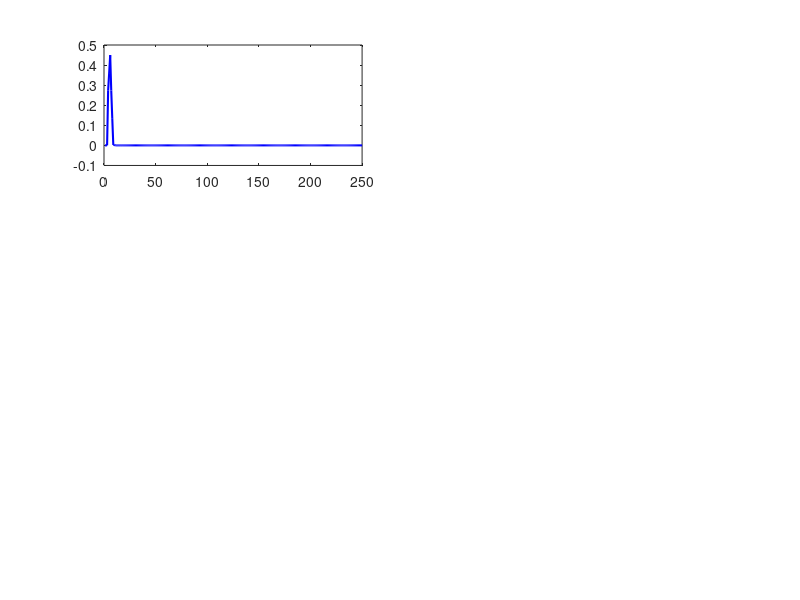

This figure's MATLAB source: (Note: this script raises an error after producing the figure.)
clc; clear;

% ===== پارامترهای واقعی =====
A = [0 1 0;
     0.01 0 1;
     0    0 0];
B = [1; 0; 2];
C = [1 0 0];

% ===== تنظیمات =====
T = 250;
n = 3;
x = zeros(n, T);
y = zeros(1, T);
u = randn(1, T);   % ورودی تصادفی

% ===== تولید داده خروجی =====
for t = 2:T
    x(:,t) = A * x(:,t-1) + B * u(t-1);
    y(t) = C * x(:,t);
end

% ===== الگوریتم RLS =====
theta_hat = zeros(6, 1);       % [a11; a21; a31; b1; b2; b3]
theta_history = zeros(6, T);
P = 100 * eye(6);              % مقدار اولیه

Phi_all = zeros(6, T-3);       % برای بررسی تحریک پایدار

for t = 4:T
    phi = [y(t-1); y(t-2); y(t-3); u(t-1); u(t-2); u(t-3)];
    phit = phi';
    Phi_all(:, t-3) = phi;     % ذخیره برای بررسی تحریک پایدار

    e = y(t) - phit * theta_hat;
    denom = 1 + phit * P * phi;
    
    theta_hat = theta_hat + (P * phi) * (e / denom);
    P = P - (P * phi * phit * P) / denom;

    theta_history(:,t) = theta_hat;
end

% ===== نمایش خروجی =====
disp('تخمین نهایی پارامترها با RLS:')
disp('theta_hat = [a11; a21; a31; b1; b2; b3]')
disp(theta_hat)

% ===== بررسی 1: همگرایی پارامترها =====
labels = {'a11','a21','a31','b1','b2','b3'};
theta_real = [0; 0.01; 0; 1; 0; 2];

figure;
for i = 1:6
    subplot(3,2,i)
    plot(1:T, theta_history(i,:), 'b', 'LineWidth', 1.5); hold on
    yline(theta_real(i), 'k--', 'LineWidth', 1.2);
    xlabel('Time step'); ylabel(labels{i});
    legend('Estimated','True'); grid on
    title(['تخمین ', labels{i}])
end
sgtitle('بررسی همگرایی پارامترها - RLS')

% ===== بررسی 2: شرط تحریک پایدار =====
rank_phi = rank(Phi_all);
disp(['رتبه ماتریس Phi_all (برای بررسی تحریک پایدار) = ', num2str(rank_phi)])
if rank_phi == 6
    disp(' شرط تحریک پایدار برقرار است.')
else
    disp(' شرط تحریک پایدار برقرار نیست.')
end

% ===== بررسی 3: محدود بودن تخمینها =====
max_vals = max(abs(theta_history'), [], 1);
disp('بیشترین مقدار مطلق هر پارامتر در طول تخمین:')
disp(array2table(max_vals, 'VariableNames', labels))
